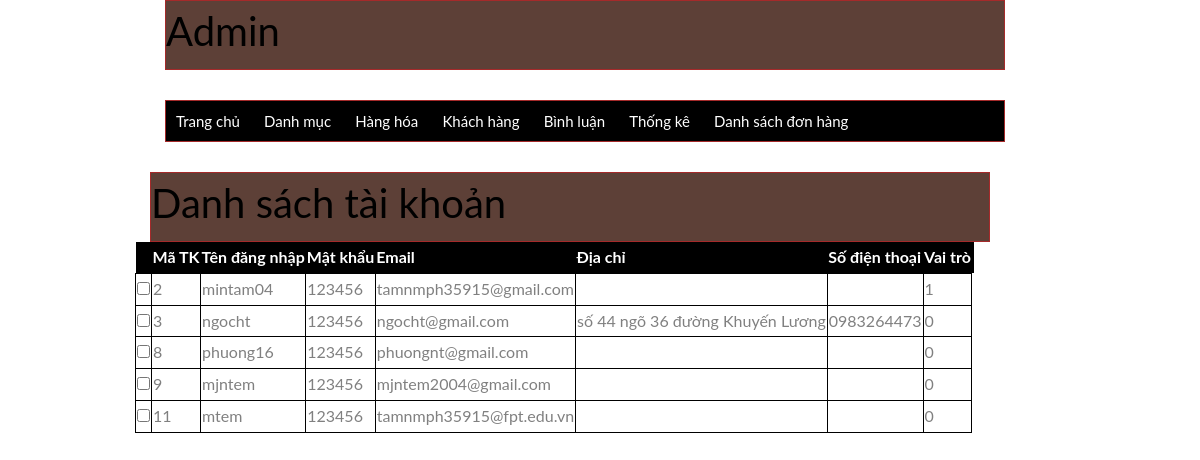
The app's page /quantri/index.php?act=dskh with its own data.
### tables this page shows
CREATE TABLE `nguoidung` (
  `id_nguoidung` int(10) NOT NULL,
  `user` varchar(50) NOT NULL,
  `pass` varchar(50) NOT NULL,
  `email` varchar(200) NOT NULL,
  `address` varchar(200) DEFAULT NULL,
  `tel` varchar(20) DEFAULT NULL,
  `role` tinyint(4) NOT NULL DEFAULT 0
);

### model/pdo.php (called while the page is built, shortened)
<?php
function pdo_get_connection(){
    $servername = "localhost";
    $username = "root";
    $password = "";
    try {
        $conn = new PDO("mysql:host=$servername;dbname=duanmau", $username, $password);
        $conn->setAttribute(PDO::ATTR_ERRMODE, PDO::ERRMODE_EXCEPTION);
        return $conn;
    } catch(PDOException $e) {
        echo "Connection failed: " . $e->getMessage();
    }
}
function pdo_query($sql){
    $sql_args=array_slice(func_get_args(),1);
    try{
        $conn=pdo_get_connection();
        $stmt=$conn->prepare($sql);
        $stmt->execute($sql_args);
        $rows=$stmt->fetchAll();
        return $rows;
    }
    catch(PDOException $e){
        throw $e;
    }
    finally{
        unset($conn);
    }
}
?>

### model/taikhoan.php (called while the page is built, shortened)
<?php
function loadall_taikhoan() {
    $sql = "select * from nguoidung";
    $listtaikhoan= pdo_query($sql);
    return $listtaikhoan;
}
?>

### quantri/taikhoan/list.php (the view, shortened to what this page needs)
<div class="row">
    <div class="row fratitle">
        <h1>Danh sách tài khoản</h1>
    </div>
    <div class="row">
        <table  class="row">
            <tr class="danhmuc">
                <th></th>
                <th>Mã TK</th>
                <th>Tên đăng nhập</th>
                <th>Mật khẩu</th>
                <th>Email</th>
                <th>Địa chỉ</th>
                <th>Số điện thoại</th>
                <th>Vai trò</th>
                <th></th>
            </tr>
            <?php
                foreach($listtaikhoan as $taikhoan ){
                    extract($taikhoan);
                echo '<tr>
                    <td><input type="checkbox" name="" id=""></td>
                    <td>'.$id_nguoidung.'</td>
                    <td>'.$user.'</td>
                    <td>'.$pass.'</td>
                    <td>'.$email.'</td>
                    <td>'.$address.'</td>
                    <td>'.$tel.'</td>
                    <td>'.$role.'</td>
                    </tr>
                ';
            }
            ?>
        </table>
    </div>
</div>

### quantri/header.php (style rules this page uses)
.row { float: left; width: 100%; }
.fratitle { background-color: #5d4037 !important; border: 1px brown solid; color: white; }
.danhmuc { background-color: black; color: white; width: 100%; }
table tr td { border: 1px black solid; }

### records on screen
nguoidung: id_nguoidung "2", user "mintam04", pass "123456", email "tamnmph35915@gmail.com", role "1"
nguoidung: id_nguoidung "3", user "ngocht", pass "123456", email "ngocht@gmail.com", address "số 44 ngõ 36 đường Khuyến Lương", tel "0983264473", role "0"
nguoidung: id_nguoidung "8", user "phuong16", pass "123456", email "phuongnt@gmail.com", role "0"
nguoidung: id_nguoidung "9", user "mjntem", pass "123456", email "mjntem2004@gmail.com", role "0"
nguoidung: id_nguoidung "11", user "mtem", pass "123456", email "tamnmph35915@fpt.edu.vn", role "0"
